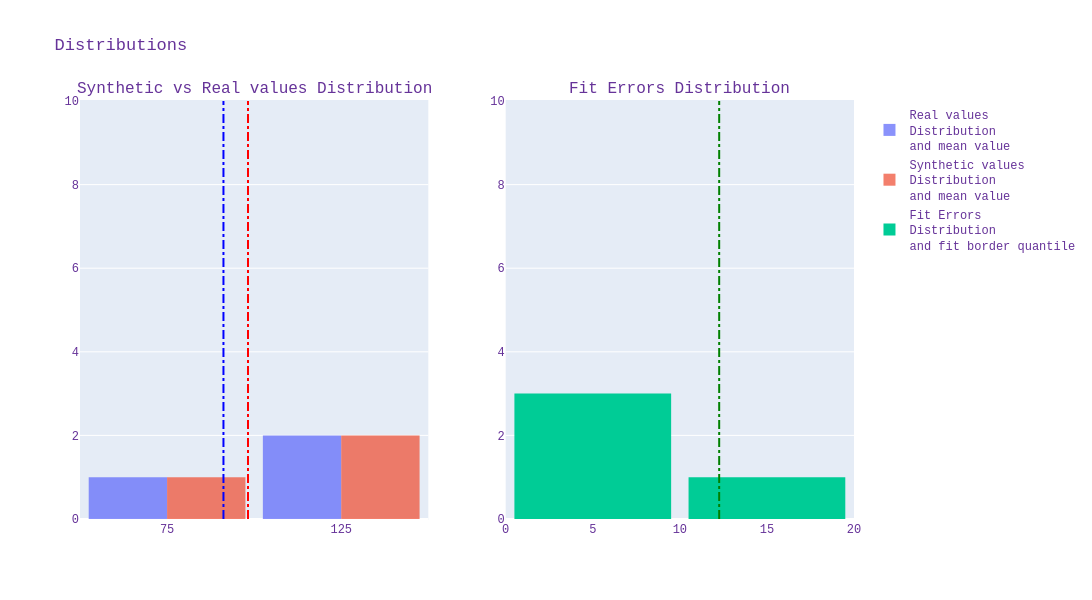

The cell this chart's notebook holds for it:
### Markdown cell above
### 8.3 Split workflow: `evaluate`

Что делаем:
- агрегируем unit-level результаты, фильтруем по fit-quality и считаем тест.

Зачем:
- отделить этап инференса от этапа фита.

### Code cell
eval_result = experiment.evaluate(
    fitted_units=fitted_units,
    feature="cigsale",
    effect_evaluation_aggregation="mean_value",
    quantile_error_border=0.95,
    min_units_after_filter=1,
    min_units_for_inference=1,
    to_plot=True,
)

eval_result.test_name, eval_result.test_pvalue

### Figure 1 — Plotly figure (JSON) as saved in the notebook; plotly's stock layout.template omitted (floating-point values rounded to 4 significant figures)
{"data": [{"name": "Real values <br>Distribution <br>and mean value", "nbinsx": 1, "opacity": 0.75, "type": "histogram", "x": [62.05, 105.7, 105.8], "xaxis": "x", "yaxis": "y"}, {"name": "Synthetic values <br>Distribution <br>and mean value", "nbinsx": 1, "opacity": 0.75, "type": "histogram", "x": [80.75, 103.8, 110.2], "xaxis": "x", "yaxis": "y"}, {"name": "Fit Errors <br>Distribution <br>and fit border quantile", "nbinsx": 2, "opacity": 1, "type": "histogram", "x": [2.773, 3.317, 13.04, 7.834], "xaxis": "x2", "yaxis": "y2"}], "layout": {"annotations": [{"font": {"size": 16}, "showarrow": false, "text": "Synthetic vs Real values Distribution", "x": 0.225, "xanchor": "center", "xref": "paper", "y": 1, "yanchor": "bottom", "yref": "paper"}, {"font": {"size": 16}, "showarrow": false, "text": "Fit Errors Distribution", "x": 0.775, "xanchor": "center", "xref": "paper", "y": 1, "yanchor": "bottom", "yref": "paper"}], "bargap": 0.1, "font": {"color": "RebeccaPurple", "family": "Courier New, monospace", "size": 12}, "height": 600, "shapes": [{"line": {"color": "Red", "dash": "dashdot", "width": 2}, "type": "line", "x0": 98.24, "x1": 98.24, "xref": "x", "y0": 0, "y1": 10, "yref": "y"}, {"line": {"color": "Blue", "dash": "dashdot", "width": 2}, "type": "line", "x0": 91.19, "x1": 91.19, "xref": "x", "y0": 0, "y1": 10, "yref": "y"}, {"line": {"color": "Green", "dash": "dashdot", "width": 2}, "type": "line", "x0": 12.26, "x1": 12.26, "xref": "x2", "y0": 0, "y1": 10, "yref": "y2"}], "showlegend": true, "title": {"text": "Distributions"}, "width": 1200, "xaxis": {"anchor": "y", "domain": [0, 0.45]}, "xaxis2": {"anchor": "y2", "domain": [0.55, 1]}, "yaxis": {"anchor": "x", "domain": [0, 1]}, "yaxis2": {"anchor": "x2", "domain": [0, 1]}}}
